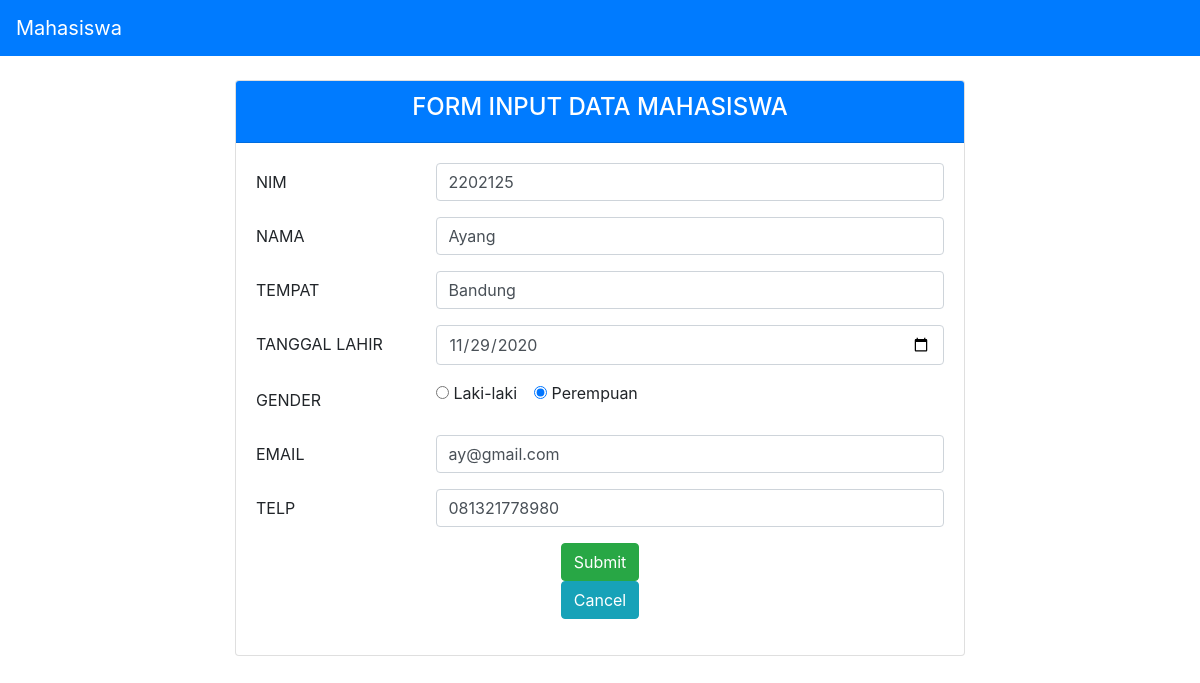
Screenshot of /MVP/index.php?edit_id=4 with the database file from the repository.
### tables this page shows
CREATE TABLE `mahasiswa`  (
  `id` int NOT NULL AUTO_INCREMENT,
  `nim` varchar(100) NOT NULL,
  `nama` varchar(100) NOT NULL,
  `tempat` varchar(100) NOT NULL,
  `tl` varchar(100) NOT NULL,
  `gender` varchar(10) NOT NULL,
  `email` varchar(100) NOT NULL,
  `telp` varchar(100) NOT NULL,
  PRIMARY KEY (`id`) USING BTREE
);

### MVP/presenter/ProsesMahasiswa.php (called while the page is built, shortened)
<?php
class ProsesMahasiswa implements KontrakPresenter
{
	private $tabelmahasiswa;
	function __construct()
	{
		try {
			$db_host = "localhost";
			$db_user = "root";
			$db_password = "";
			$db_name = "mvp_php";
			$this->tabelmahasiswa = new TabelMahasiswa($db_host, $db_user, $db_password, $db_name);
		} catch (Exception $e) {
			echo "yah error" . $e->getMessage();
		}
	}
	function prosesDataMahasiswaId($id){
		$this->tabelmahasiswa->open();
		$this->tabelmahasiswa->getMahasiswaById($id);
        $row = $this->tabelmahasiswa->getResult();
		$student = new Mahasiswa();
		$student->setId($row['id']);
		$student->setNim($row['nim']);
		$student->setNama($row['nama']);
		$student->setTempat($row['tempat']);
		$student->setTl($row['tl']);
		$student->setGender($row['gender']);
		$student->setEmail($row['email']);
		$student->setTelp($row['telp']);
        return $student;
	}
}

### MVP/model/DB.class.php (called while the page is built, shortened)
<?php
class DB
{
	var $db_host = 'localhost';
	var $db_user = 'root';
	var $db_password = '';
	var $db_name = 'mvp_php';
	var $db_link = '';
	var $result = 0;
	function __construct($db_host = '', $db_user = '', $db_password = '', $db_name = '')
	{
		$this->db_host = $db_host;
		$this->db_user = $db_user;
		$this->db_password = $db_password;
		$this->db_name = $db_name;
	}
	function open()
	{
		$this->db_link = mysqli_connect($this->db_host, $this->db_user, $this->db_password, $this->db_name);
	}
	function execute($query = "")
	{
		$this->result = mysqli_query($this->db_link, $query);
		return $this->result;
	}
	function getResult()
	{
		return mysqli_fetch_array($this->result);
	}
}

### MVP/model/TabelMahasiswa.class.php (called while the page is built, shortened)
<?php
class TabelMahasiswa extends DB
{
	function getMahasiswaById($id)
	{
		$query = "SELECT * FROM mahasiswa WHERE id = '". $id ."'";
		return $this->execute($query);
	}
}

### MVP/model/Mahasiswa.class.php (called while the page is built, shortened)
<?php
class Mahasiswa
{
	var $nim = '';
	var $nama = '';
	var $tempat = '';
	var $tl = '';
	var $gender = '';
	var $email = '';
	var $telp = '';
	function __construct($id = '', $nim = '', $nama = '', $tempat = '', $tl = '', $gender = '', $email = '', $telp = '')
	{
		$this->nim = $nim;
		$this->nama = $nama;
		$this->tempat = $tempat;
		$this->tl = $tl;
		$this->gender = $gender;
		$this->email = $email;
		$this->telp = $telp;
	}
	function setNim($nim)
	{
		$this->nim = $nim;
	}
	function setNama($nama)
	{
		$this->nama = $nama;
	}
	function setTempat($tempat)
	{
		$this->tempat = $tempat;
	}
	function setTl($tl)
	{
		$this->tl = $tl;
	}
	function setGender($gender)
	{
		$this->gender = $gender;
	}
	function setEmail($email)
	{
		$this->email = $email;
	}
	function setTelp($telp)
	{
		$this->telp = $telp;
	}
	function getNim()
	{
		return $this->nim;
	}
	function getNama()
	{
		return $this->nama;
	}
	function getTempat()
	{
		return $this->tempat;
	}
	function getTl()
	{
		return $this->tl;
	}
	function getGender()
	{
		return $this->gender;
	}
	function getEmail()
	{
		return $this->email;
	}
	function getTelp()
	{
		return $this->telp;
	}
}

### MVP/view/TampilMahasiswa.php (the view, shortened to what this page needs)
<?php
include("presenter/ProsesMahasiswa.php");
class TampilMahasiswa implements KontrakView
{
	private $prosesmahasiswa;
	function __construct()
	{
		$this->prosesmahasiswa = new ProsesMahasiswa();
	}
  function tampilUpdate($id){
    $data = null;
    $mahasiswa = $this->prosesmahasiswa->prosesDataMahasiswaId($id);
		$data .= "<div class='card'>
          <div class='card-header bg-primary text-white text-center'>
            <h4>FORM INPUT DATA MAHASISWA</h4>
          </div>
          <div class='card-body'>
            <form action='index.php' method='POST'>
              <input type='hidden' name='id' value='". $id ."'>
              <div class='form-group row'>
                <label for='nim' class='col-sm-3 col-form-label'>NIM</label>
                <div class='col-sm-9'>
                  <input type='text' class='form-control' id='nim' name='nim' placeholder='Masukkan NIM' value='". $mahasiswa->getNim() ."' required>
                </div>
              </div>
              <div class='form-group row'>
                <label for='nama' class='col-sm-3 col-form-label'>NAMA</label>
                <div class='col-sm-9'>
                  <input type='text' class='form-control' id='nama' name='nama' placeholder='Masukkan Nama Lengkap' value='". $mahasiswa->getNama() ."' required>
                </div>
              </div>
              <div class='form-group row'>
                <label for='tempat' class='col-sm-3 col-form-label'>TEMPAT</label>
                <div class='col-sm-9'>
                  <input type='text' class='form-control' id='tempat' name='tempat' placeholder='Masukkan Tempat Lahir' value='". $mahasiswa->getTempat() ."' required>
                </div>
              </div>
              <div class='form-group row'>
                <label for='tanggal_lahir' class='col-sm-3 col-form-label'>TANGGAL LAHIR</label>
                <div class='col-sm-9'>
                  <input type='date' class='form-control' id='tanggal_lahir' name='tanggal_lahir' value='". $mahasiswa->getTl() ."' required>
                </div>
              </div>
              <div class='form-group row'>
                <label for='gender' class='col-sm-3 col-form-label'>GENDER</label>
                <div class='col-sm-9'>
                  <div class='form-check form-check-inline'>
                    <input class='form-check-input' type='radio' name='gender' id='laki-laki' value='Laki-laki' " . ($mahasiswa->getGender() == 'Laki-laki' ? 'checked' : '') . " required>
                    <label class='form-check-label' for='laki-laki'>Laki-laki</label>
                  </div>
                  <div class='form-check form-check-inline'>
                    <input class='form-check-input' type='radio' name='gender' id='perempuan' value='Perempuan' " . ($mahasiswa->getGender() == 'Perempuan' ? 'checked' : '') . ">
                    <label class='form-check-label' for='perempuan'>Perempuan</label>
                  </div>
                </div>
              </div>
              <div class='form-group row'>
                <label for='email' class='col-sm-3 col-form-label'>EMAIL</label>
                <div class='col-sm-9'>
                  <input type='email' class='form-control' id='email' name='email' placeholder='Masukkan Email' value='". $mahasiswa->getEmail() ."' required>
                </div>
              </div>
              <div class='form-group row'>
                <label for='telp' class='col-sm-3 col-form-label'>TELP</label>
                <div class='col-sm-9'>
                  <input type='tel' class='form-control' id='telp' name='telp' placeholder='Masukkan Nomor Telepon' value='". $mahasiswa->getTelp() ."' required>
                </div>
              </div>
              <div class='form-group row'>
                <div class='col-sm-12 text-center'>
                  <button class='btn btn-success' type='submit' name='edit'>Submit</button><br>
                  <a class='btn btn-info' href='index.php'>Cancel</a><br>
                </div>
              </div>
            </form>
          </div>
        </div>";
  }
}

### rows the page displays
mahasiswa: nim "2202125", nama "Ayang", tempat "Bandung", tanggal_lahir "11/29/2020", gender "☐ Laki-laki", gender "☑ Perempuan", email "ay@gmail.com", telp "081321778980"

### other values shown
$this->content "Mahasiswa"
